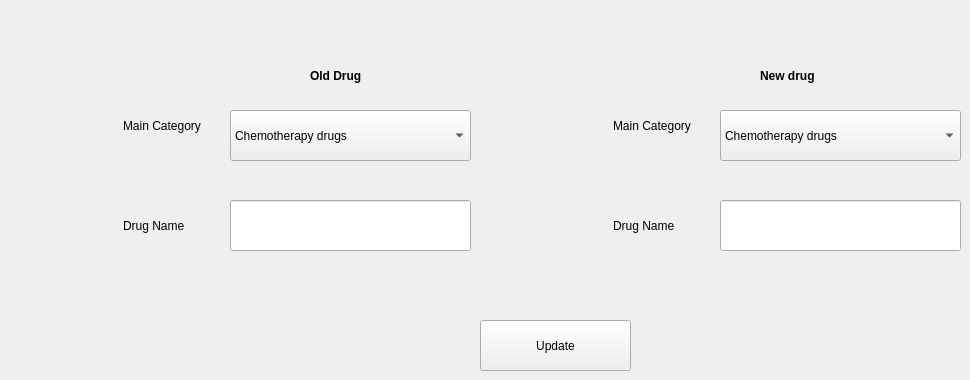
      <widget class="QWidget" name="tab_10">
       <attribute name="title">
        <string>Update Drug</string>
       </attribute>
       <widget class="QLabel" name="label_31">
        <property name="geometry">
         <rect>
          <x>123</x>
          <y>110</y>
          <width>181</width>
          <height>31</height>
         </rect>
        </property>
        <property name="text">
         <string>Main Category</string>
        </property>
       </widget>
       <widget class="QLabel" name="label_33">
        <property name="geometry">
         <rect>
          <x>123</x>
          <y>210</y>
          <width>111</width>
          <height>31</height>
         </rect>
        </property>
        <property name="text">
         <string>Drug Name</string>
        </property>
       </widget>
       <widget class="QPushButton" name="pushButton_21">
        <property name="geometry">
         <rect>
          <x>480</x>
          <y>320</y>
          <width>151</width>
          <height>51</height>
         </rect>
        </property>
        <property name="text">
         <string>Update</string>
        </property>
        <property name="shortcut">
         <string>F10</string>
        </property>
       </widget>
       <widget class="QComboBox" name="comboBox_4">
        <property name="geometry">
         <rect>
          <x>230</x>
          <y>110</y>
          <width>241</width>
          <height>51</height>
         </rect>
        </property>
        <item>
         <property name="text">
          <string>Chemotherapy drugs</string>
         </property>
        </item>
        <item>
         <property name="text">
          <string>Supportive drugs</string>
         </property>
        </item>
        <item>
         <property name="text">
          <string>Fluids</string>
         </property>
        </item>
       </widget>
       <widget class="QComboBox" name="comboBox_5">
        <property name="geometry">
         <rect>
          <x>720</x>
          <y>110</y>
          <width>241</width>
          <height>51</height>
         </rect>
        </property>
        <item>
         <property name="text">
          <string>Chemotherapy drugs</string>
         </property>
        </item>
        <item>
         <property name="text">
          <string>Supportive drugs</string>
         </property>
        </item>
        <item>
         <property name="text">
          <string>Fluids</string>
         </property>
        </item>
       </widget>
       <widget class="QLabel" name="label_34">
        <property name="geometry">
         <rect>
          <x>613</x>
          <y>210</y>
          <width>111</width>
          <height>31</height>
         </rect>
        </property>
        <property name="text">
         <string>Drug Name</string>
        </property>
       </widget>
       <widget class="QLabel" name="label_35">
        <property name="geometry">
         <rect>
          <x>613</x>
          <y>110</y>
          <width>181</width>
          <height>31</height>
         </rect>
        </property>
        <property name="text">
         <string>Main Category</string>
        </property>
       </widget>
       <widget class="QLabel" name="label_36">
        <property name="geometry">
         <rect>
          <x>310</x>
          <y>60</y>
          <width>111</width>
          <height>31</height>
         </rect>
        </property>
        <property name="font">
         <font>
          <weight>75</weight>
          <bold>true</bold>
         </font>
        </property>
        <property name="text">
         <string>Old Drug</string>
        </property>
       </widget>
       <widget class="QLabel" name="label_37">
        <property name="geometry">
         <rect>
          <x>760</x>
          <y>60</y>
          <width>111</width>
          <height>31</height>
         </rect>
        </property>
        <property name="font">
         <font>
          <weight>75</weight>
          <bold>true</bold>
         </font>
        </property>
        <property name="text">
         <string>New drug</string>
        </property>
       </widget>
       <widget class="QLabel" name="label_5">
        <property name="geometry">
         <rect>
          <x>240</x>
          <y>130</y>
          <width>55</width>
          <height>16</height>
         </rect>
        </property>
        <property name="text">
         <string/>
        </property>
       </widget>
       <widget class="QLineEdit" name="lineEdit_15">
        <property name="geometry">
         <rect>
          <x>230</x>
          <y>200</y>
          <width>241</width>
          <height>51</height>
         </rect>
        </property>
       </widget>
       <widget class="QLineEdit" name="lineEdit_16">
        <property name="geometry">
         <rect>
          <x>720</x>
          <y>200</y>
          <width>241</width>
          <height>51</height>
         </rect>
        </property>
       </widget>
       <zorder>label_31</zorder>
       <zorder>label_33</zorder>
       <zorder>pushButton_21</zorder>
       <zorder>comboBox_5</zorder>
       <zorder>label_34</zorder>
       <zorder>label_35</zorder>
       <zorder>label_36</zorder>
       <zorder>label_37</zorder>
       <zorder>label_5</zorder>
       <zorder>lineEdit_15</zorder>
       <zorder>lineEdit_16</zorder>
       <zorder>comboBox_4</zorder>
      </widget>
